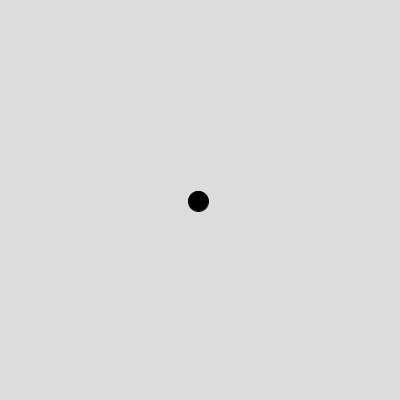
Frame 1 (no input)
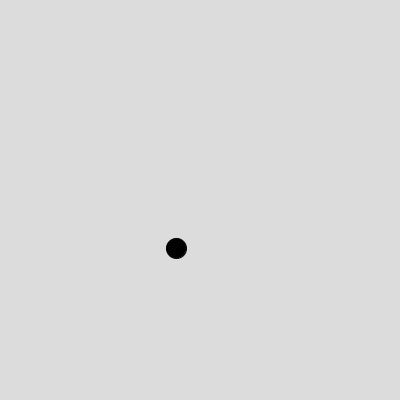
Frame 60 (the mouse pressed at the canvas centre just before this capture)
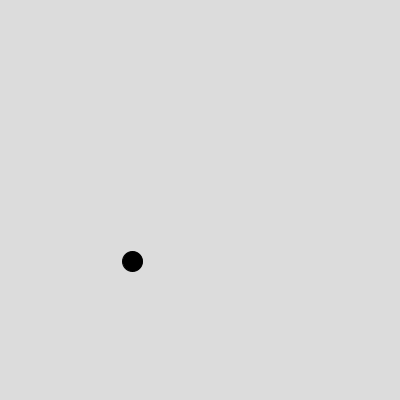
Frame 120 (the mouse held since frame 60 and released just before this capture)

The Processing sketch that drew these frames (run headless with seeded random() and noise(); from frame 60 on, the mouse is pressed at the canvas centre):

// Processing sketch: Ex_2
// ── Ex_2.pde
/*
Adrian Copta | FAF-223
Varianta 1
Exercise 1.2
*/

void setup() {
  size(400, 400);
  walker = new Walker();
}

void draw() {
  background(220); // Background color to light gray
  walker.step();
  walker.display();
}

class Walker {
  PVector position;
  PVector velocity;

  Walker() {
    position = new PVector(width / 2, height / 2);
    velocity = PVector.random2D().mult(2); // Set initial random velocity with a maximum magnitude of 2
  }

  void step() {
    PVector acceleration = PVector.random2D();
    velocity.add(acceleration);
    velocity.limit(2); // Limit the speed
    position.add(velocity);

    // Wrap around the screen
    if (position.x < 0) position.x = width;
    if (position.x > width) position.x = 0;
    if (position.y < 0) position.y = height;
    if (position.y > height) position.y = 0;
  }

  void display() {
    fill(0); // Set ball color to black
    ellipse(position.x, position.y, 20, 20); // Increase the ball size to 20x20
  }
}

Walker walker;
